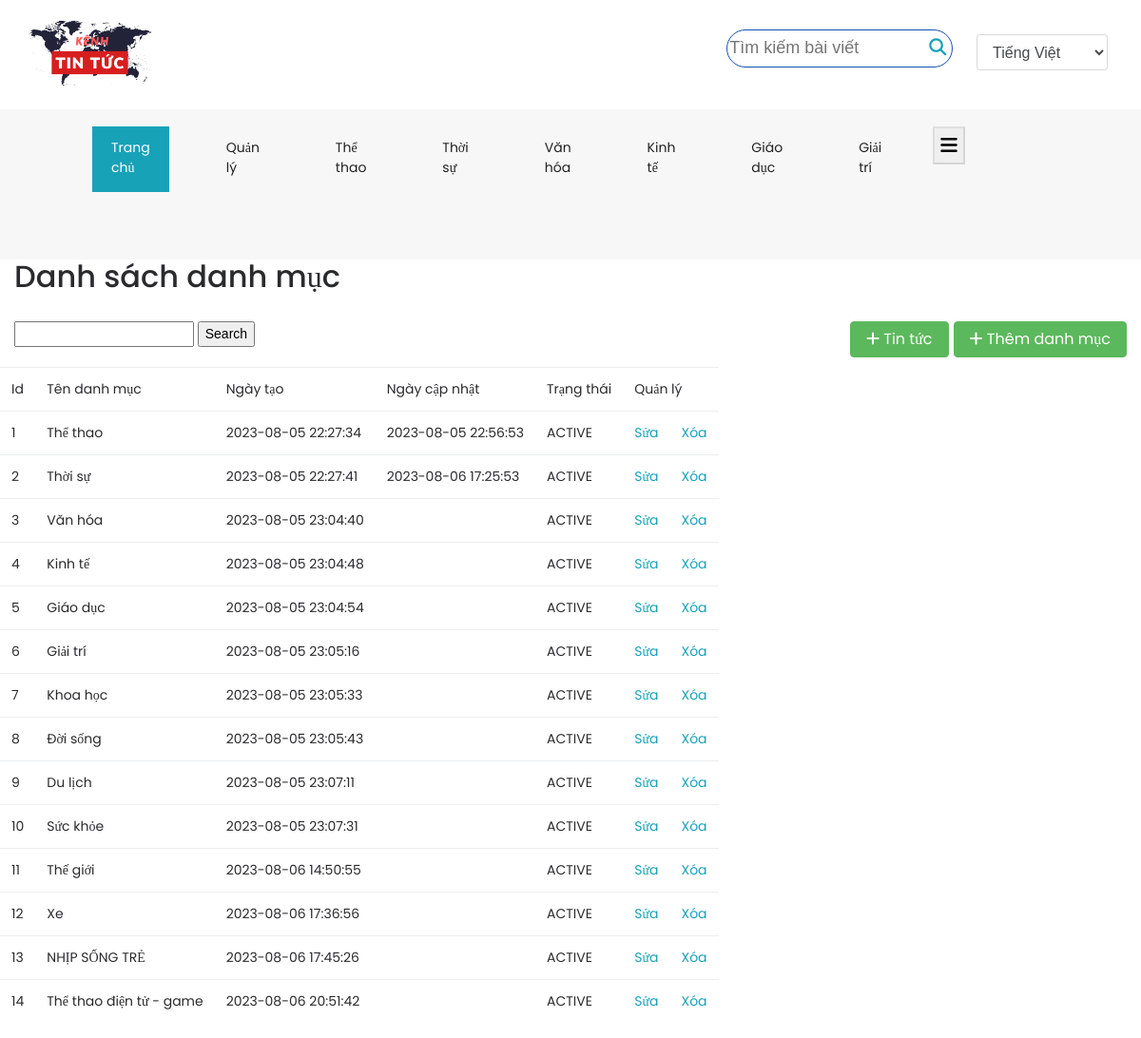
The page /project1/quanly.php on the database its author committed.
### tables this page shows
CREATE TABLE `categories` (
  `id` int(11) NOT NULL,
  `name` varchar(100) NOT NULL,
  `created_at` datetime NOT NULL DEFAULT current_timestamp(),
  `updated_at` datetime DEFAULT NULL,
  `status` varchar(100) DEFAULT NULL
);

### project1/quanly.php (the view, shortened to what this page needs)
<?php
require('./connect.php');
?>
<!DOCTYPE html>
<html lang="en" class="no-js">
<head>
    <link href="css/media_query.css" rel="stylesheet" type="text/css"/>
    <link href="css/bootstrap.css" rel="stylesheet" type="text/css"/>
    <link href="https://maxcdn.bootstrapcdn.com/font-awesome/4.7.0/css/font-awesome.min.css" rel="stylesheet"
>
    <link href="css/animate.css" rel="stylesheet" type="text/css"/>
    <link href="css/owl.carousel.css" rel="stylesheet" type="text/css"/>
    <link href="css/owl.theme.default.css" rel="stylesheet" type="text/css"/>
    <link href="css/style_1.css" rel="stylesheet" type="text/css"/>
    <link rel="stylesheet" href="https://cdnjs.cloudflare.com/ajax/libs/font-awesome/6.0.0-beta3/css/all.min.css">
</head>
<body>
<div class="container-fluid">
    <div class="container">
        <div class="row">
            <div class="col-12 col-md-3 fh5co_padding_menu">
                <img src="image/logo.png" alt="img" class="fh5co_logo_width"/>
            </div>
            <div class="col-12 col-md-9 align-self-center fh5co_mediya_right">
                <div class="text-center d-inline-block">
                        <a class="fh5co_display_table"><div class="fh5co_verticle_middle">
                                <form>
                                    <input class="text-search" type="search" placeholder="Tìm kiếm bài viết">
                                    <i class="fa fa-search"></i>
                                </form>
                            </div>
                        </a>
                </div>
                <div class="d-inline-block text-center dd_position_relative ">
                    <select class="form-control fh5co_text_select_option">
                        <option>Tiếng Việt </option>
                    </select>
                </div>
            </div>
        </div>
    </div>
</div>
<div class="container-fluid bg-faded fh5co_padd_mediya padding_786">
    <div class="container padding_786">
        <nav class="navbar navbar-toggleable-md navbar-light ">
            <div class="collapse navbar-collapse" id="navbarSupportedContent">
                <?php
                    $sql = "SELECT * FROM categories";
                    $query = mysqli_query($conn, $sql);
                ?>
                <ul class="navbar-nav mr-auto" style="overflow: hidden;">
                    <li class="nav-item active">
                        <a class="nav-link" href="index.php">Trang chủ <span class="sr-only">(current)</span></a>
                    </li>
                    <li class="nav-item ">
                        <a class="nav-link" href="quanly.php">Quản lý <span class="sr-only">(current)</span></a>
                    </li>
                    <?php
                    while ($row = mysqli_fetch_array($query)) :
                     ?>
                    <li class="nav-item ">
                        <a href="categories.php?id=<?php echo $row['id']; ?>" class="nav-link"><?php echo $row['name']; ?></a>
                    </li>
                    <?php endwhile; ?>
                </ul>
                <nav>
                <button type="button" class="toggle-btn" onclick="toggleMenu()" style="height: 40px; border-color: rgba(0, 0, 0, 0.1);">
                <span class="fa fa-bars"></span>
                </button>
                    </nav>
            </div>
        </nav>
    </div>
</div>
<?php
$search = "";
$sql = "SELECT * FROM categories WHERE name LIKE '%$search%'";
$query = mysqli_query($conn, $sql);
?>
<div class="content-wrapper" style="min-height: 365px;">
    <section class="content">
        <div class="container-fluid">
            <h2>Danh sách danh mục</h2><br>
            <a href="themdm.php" class="btn btn-success pull-right"><i class="fa fa-plus"></i> Thêm danh mục</a>
            <a href="tintuc.php" class="btn btn-success pull-right"style="margin-right:5px"><i class="fa fa-plus"></i> Tin tức</a>
            <form action="" method="GET">
                <input type="text" name="txtsearch" class='searchform' />
                <input class='sbutton' type="submit" value="Search" />
            </form><br>
            <div class="row">
                <div class="table-responsive">
                    <table cellspacing="0" cellpadding="0" class="table"
                        style="display: block !important; overflow-x: auto !important; width: 100% !important;">
                        <thead>
                            <tr>
                                <td scope="row">Id</td>
                                <td scope="row">Tên danh mục</td>
                                <td scope="row">Ngày tạo</td>
                                <td scope="row">Ngày cập nhật</td>
                                <td scope="row">Trạng thái</td>
                                <td scope="row" colspan="2">Quản lý</td>
                            </tr>
                        </thead>
                        <?php
                        $displayID = 1;
                        while ($row = mysqli_fetch_array($query)) : ?>
                            <tr>
                                <td><?php echo $displayID++; ?></td>
                                <td><?php echo $row['name']; ?></td>
                                <td><?php echo $row['created_at']; ?></td>
                                <td><?php echo $row['updated_at']; ?></td>
                                <td><?php echo $row['status']; ?></td>
                                <td><a href="suadm.php?id=<?php echo $row['id']; ?>">Sửa</a></td>
                                <td><a href="xoadm.php?id=<?php echo $row['id']; ?>">Xóa</a></td>
                            </tr>
                        <?php endwhile; ?>
                    </table>
                </div>
            </div>
        </div>
    </section>
</div>
</body>
</html>

### project1/css/style_1.css (style rules this page uses)
a, a:hover { color: #17a2b8 }
a { text-decoration: none; }
.fh5co_logo_width { width: 130px }
.fh5co_mediya_right { text-align: right }
.fh5co_display_table input { height: 40px; border-radius: 50px; border: 1px solid #1551b2; }
.fh5co_display_table { color: #777; font-size: 18px; border: 1px solid #fff !important; cursor: pointer; -webkit-border-radius: 50%; -moz-border-radius: 50%; -ms-border-radius: 50%; border-radius: 50%; transition: 1s; margin: 0 10px; color: #777 !important; margin-bottom: 10px; }
.fa-search { position: absolute; margin-left: -25px; margin-top: 10px; z-index: 1; color: #17a2b8; }
.fh5co_verticle_middle { vertical-align: middle; display: table-cell }
.fh5co_text_select_option { margin: 0 10px; position: relative; top: -10px }
div#navbarSupportedContent { width: 87%; }
.navbar-light .navbar-nav .open>.nav-link, .navbar-light .navbar-nav .active>.nav-link, .navbar-light .navbar-nav .nav-link.open, .navbar-light .navbar-nav .nav-link.active { color: #fff !important; padding-top: 12px !important; padding-bottom: 15px !important; padding-left: 20px !important; padding-right: 20px !important; margin: 0 20px !important; -moz-transition: all .5s ease; -o-transition: all .5s ease; -webkit-transition: all .5s ease; -ms-transition: all .5s ease; transition: all .5s ease; background: #17a2b8 !important; }
.navbar-light .navbar-nav .nav-link { color: #222 !important; padding-top: 12px !important; padding-bottom: 15px !important; padding-left: 20px !important; padding-right: 20px !important; margin: 0 20px !important; -moz-transition: all .5s ease; -o-transition: all .5s ease; -webkit-transition: all .5s ease; -ms-transition: all .5s ease; transition: all .5s ease; position: relative !important; }
.fh5co_padding_menu { padding: 20px 0 }
.fh5co_padd_mediya { padding-top: 10px }

### project1/quanly.php (style rules this page uses)
.toggle-btn { font-size: 20px; cursor: pointer; margin-left:20px }

### rows shown on the page
categories: name "Thể thao", created_at "2023-08-05 22:27:34", updated_at "2023-08-05 22:56:53", status "ACTIVE"
categories: name "Thời sự", created_at "2023-08-05 22:27:41", updated_at "2023-08-06 17:25:53", status "ACTIVE"
categories: name "Văn hóa", created_at "2023-08-05 23:04:40", status "ACTIVE"
categories: name "Kinh tế", created_at "2023-08-05 23:04:48", status "ACTIVE"
categories: name "Giáo dục", created_at "2023-08-05 23:04:54", status "ACTIVE"
categories: name "Giải trí", created_at "2023-08-05 23:05:16", status "ACTIVE"
categories: name "Khoa học", created_at "2023-08-05 23:05:33", status "ACTIVE"
categories: name "Đời sống", created_at "2023-08-05 23:05:43", status "ACTIVE"
categories: name "Du lịch", created_at "2023-08-05 23:07:11", status "ACTIVE"
categories: name "Sức khỏe", created_at "2023-08-05 23:07:31", status "ACTIVE"
categories: name "Thế giới", created_at "2023-08-06 14:50:55", status "ACTIVE"
categories: name "Xe", created_at "2023-08-06 17:36:56", status "ACTIVE"
categories: name "NHỊP SỐNG TRẺ", created_at "2023-08-06 17:45:26", status "ACTIVE"
categories: name "Thể thao điện tử - game", created_at "2023-08-06 20:51:42", status "ACTIVE"
